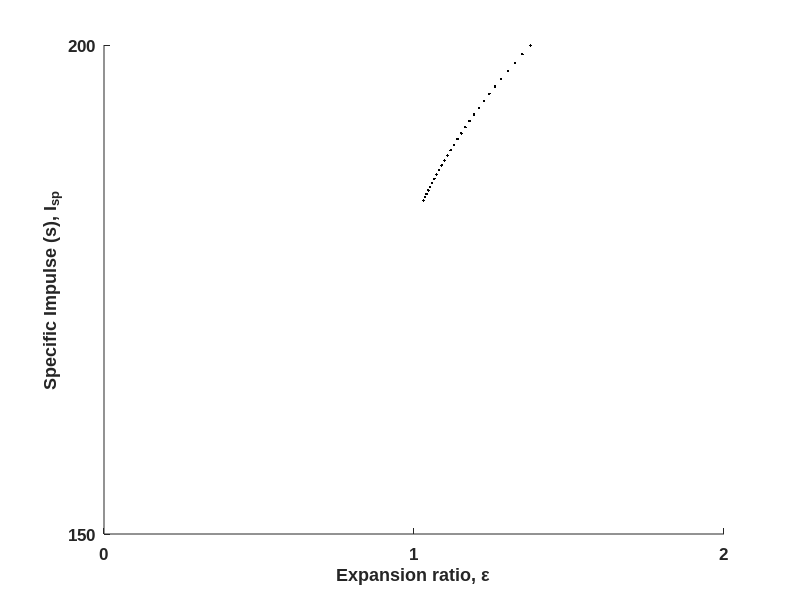

This chart was generated by the following MATLAB code:
%{
====================================================================================================
SCRIPT NAME: Isp_to_Expansion.m
AUTHOR: Elias Oliver
CLASS: MAE 4350.001 (Aerospace Vehicle Design I)
INITIAL VERSION: 03/23/2026
LAST REVISION: 03/23/2026
====================================================================================================
SCRIPT DESCRIPTION:
This script will create plots to inform the design desicions needed for the RCS thrusters.
====================================================================================================
AUXILIARY FUNCTIONS:
None.
====================================================================================================
ABBREVIATIONS:
None.
====================================================================================================
COMMENTS:
None.
====================================================================================================
%}

tic;
%[]Starts program timer.

clc;
%[]Clears command window.

clear;
%[]Clears variable workspace.

format('Compact');
%[]Sets the command window output to single-spaced output.

format('LongG');
%[]Sets the command window output to display 16 digits for double-precision variables.

close('All');
%[]Closes all figures.

fprintf('Begin Simulation...\n');
%[]Prints the formatted string on the command window.

fprintf('======================================================================\n');
%[]Prints the formatted string on the command window.

%% WebPlotDigitizer:

OF = 6.94;
%[]Oxidizer to fuel mixture ratio. From Appendix B, Fig. B.20 and max vac Isp.

MM = 21.595;
%[kg/kmol]Molecular mass of combustion products at chamber, Fig. B.18 with the chosen OF.

T_c = 2752;
%[K]Flame temperature, Fig. B.17 with the chosen OF.

gamma = 1.185;
%[]Isentropic parameter at the throat, Fig. B.19 with the chosen OF.

%% Constants:

eta_c_star = 0.95;
%[]c* combustion efficiency, conservative estimate for equilibrium flow.

R = 8314 / MM;
%[J/kg-K]Exhaust gas constant.

c_star = (eta_c_star * sqrt(gamma * R * T_c)) / (gamma * (2 / (gamma + 1))^((gamma + 1) / (2 * gamma - 2)));
%[m/s]characteristic exhuast velocity.

P_a = 0;
%[Pa]Vacuum.

lambda = 0.95;
%[]Nozzle efficiency, conservative estimate.

g_0 = 9.80665;
%[m/s^2]Sea level acceleration due to gravity.

%% Variables:

n = 50;
%[]Number of values in the chamber pressure range.

m = 50;
%[]Number of values in the exit pressure range.

P_c = linspace(345000,1380000,n);
%[Pa]Creates a range of possible chamber pressures.

P_e = linspace(340000,35000,m);
%[Pa]Creates a range of possible exit pressures.

M_e = zeros(n,m);
%[]Allocates memory for the exit Mach number matrix.

epsilon = zeros(n,m);
%[]Allocates memory for the expansion ratio matrix.

I_sp = zeros(n,m);
%[]Allocates memory for the specific impulse matrix.

for i = 1:n

    for j = 1:m

        M_e(i,j) = sqrt((2 / (gamma - 1)) * ((P_e(j) / P_c(i))^((1 - gamma) / gamma) - 1));
        %[]Calculates exit Mach number.

        epsilon(i,j) = (1 / M_e(i,j)) * ((2 / (gamma + 1)) * (1 + ((gamma - 1) / 2) * M_e(i,j)^2))^((gamma + 1) / (2 * gamma - 2));
        %[]Calculates the expansion ratio.

        I_sp(i,j) = lambda * (((c_star * gamma) / (g_0) * sqrt((2 / (gamma - 1)) * (2 / (gamma + 1))^((gamma + 1) / (gamma - 1)) * (1 - (P_e(j) / P_c(i))^((gamma - 1) / gamma)))) + ((c_star * epsilon(i,j)) / (g_0 * P_c(i)) * (P_e(j) - P_a)));
        %[s]Calculates specific impulse.

    end

end

%% Make Plots:

Window = figure( ... %Opens a new window.
    'Color','w', ...%Makes the background color white.
    'Name','Plotting', ...%Adjust the name of the window.
    'NumberTitle','Off');%Turns the number title off.
%[]Opens a new window and adjusts its properties.

Axes = axes( ...
    'FontName','Arial', ...
    'FontSize',12, ...
    'FontWeight','Bold', ...
    'NextPlot','Add', ...
    'Parent',Window, ...
    'XLim',[0,2], ...
    'YLim', [150,200], ...
    'XTick',0:1:8, ...
    'YTick',0:50:600);
%[]Adds an axes to the specified window and adjusts its properties.

plot(epsilon(20,:),I_sp(20,:), ...
    'Color','k', ...
    'LineStyle','none', ...
    'Marker','.', ...
    'Parent',Axes);
%[]Adds a plot to the specified axes and adjusts its properties.

xlabel(Axes, 'Expansion ratio, \epsilon');
%[]Sets the x-axis label.

ylabel(Axes, 'Specific Impulse (s), I_{sp}');
%[]Sets the y-axis label.

%% PRINT SIMULATION TIME:

fprintf('======================================================================\n');
%[]Prints the formatted string on the command window.

SimulationTime = toc;
%[s]Stops the program timer.

fprintf('Simulation Complete! (%0.3f seconds)\n',SimulationTime);
%[]Prints the simulation time on the command window.
%===================================================================================================
